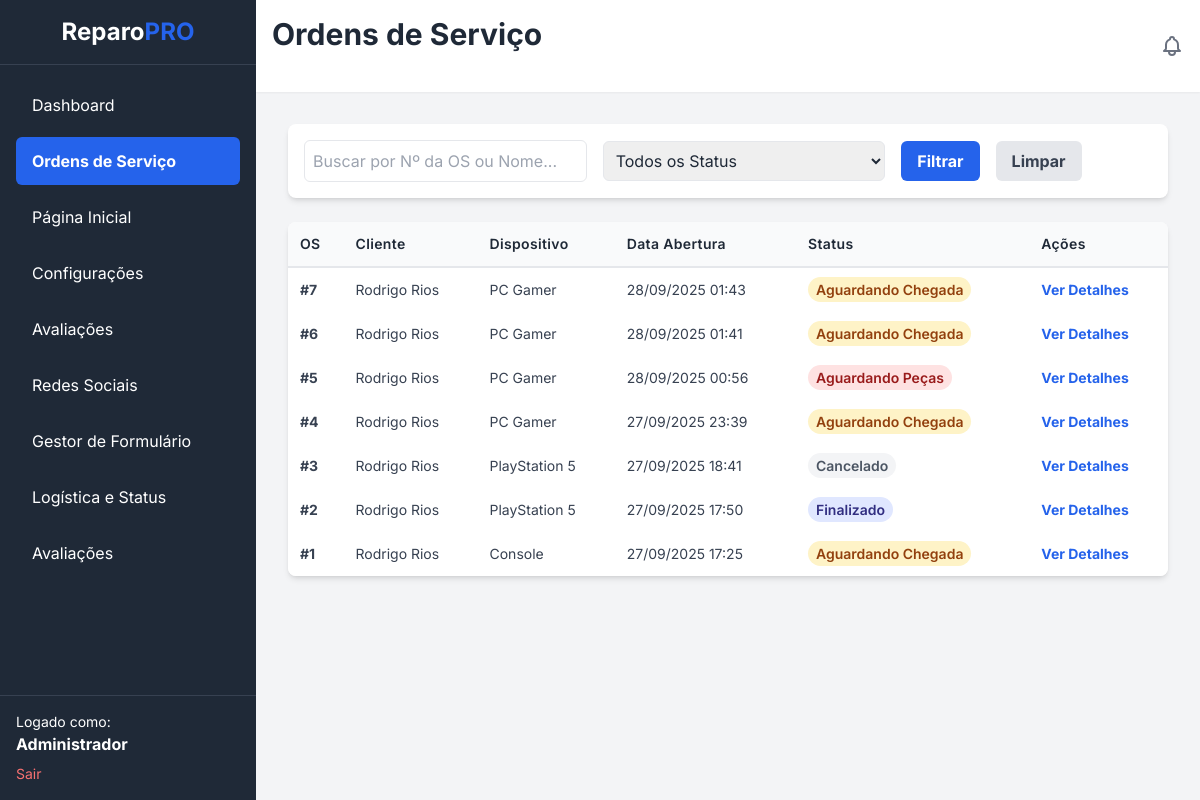
The app's page /admin/os_list.php (signed in) with its own data.
### tables this page shows
CREATE TABLE `ordens_servico`  (
  `id` int NOT NULL AUTO_INCREMENT,
  `cliente_nome` varchar(255) NOT NULL,
  `cliente_whatsapp` varchar(20) NOT NULL,
  `cliente_email` varchar(255) NULL DEFAULT NULL,
  `cep` varchar(10) NOT NULL,
  `rua` varchar(255) NOT NULL,
  `numero` varchar(20) NULL DEFAULT NULL,
  `bairro` varchar(100) NOT NULL,
  `cidade` varchar(100) NOT NULL,
  `estado` varchar(2) NOT NULL,
  `dispositivo_categoria` varchar(100) NOT NULL,
  `dispositivo_marca` varchar(100) NULL DEFAULT NULL,
  `dispositivo_modelo` varchar(100) NULL DEFAULT NULL,
  `problemas_selecionados` text NULL,
  `descricao_problema` text NULL,
  `media_path` varchar(255) NULL DEFAULT NULL,
  `status` varchar(100) NOT NULL DEFAULT 'Aguardando Chegada',
  `codigo_rastreio_devolucao` varchar(100) NULL DEFAULT NULL,
  `valor_orcamento` decimal(10, 2) NULL DEFAULT NULL,
  `orcamento_status` enum('Pendente','Aprovado','Recusado') NOT NULL DEFAULT 'Pendente',
  `data_criacao` timestamp NOT NULL DEFAULT current_timestamp,
  `data_atualizacao` timestamp NOT NULL DEFAULT current_timestamp ON UPDATE CURRENT_TIMESTAMP,
  PRIMARY KEY (`id`) USING BTREE
);

### includes/functions.php (called while the page is built, shortened)
<?php
function sanitize_output($data) {
    return htmlspecialchars($data ?? '', ENT_QUOTES, 'UTF-8');
}
?>

### admin/os_list.php (the view, shortened to what this page needs)
<?php
include 'templates/header.php';
$params = [];
$sql = "SELECT o.id, o.cliente_nome, o.dispositivo_categoria, o.data_criacao, o.status, s.color_bg, s.color_text
        FROM ordens_servico o
        LEFT JOIN os_statuses s ON o.status = s.name";
$sql .= " ORDER BY o.data_criacao DESC";
$stmt = $pdo->prepare($sql);
$stmt->execute($params);
$ordens_servico = $stmt->fetchAll(PDO::FETCH_ASSOC);
?>
<h1 class="text-3xl font-bold mb-6">Ordens de Serviço</h1>
<div class="bg-white p-4 rounded-lg shadow-md mb-6 card">
    <form method="GET" action="os_list.php" class="flex flex-col md:flex-row gap-4 items-center">
        <input type="text" name="search" placeholder="Buscar por Nº da OS ou Nome..." value="<?php echo sanitize_output($_GET['search'] ?? ''); ?>" class="w-full md:w-1/3 p-2 border rounded-md">
        <select name="status" class="w-full md:w-1/3 p-2 border rounded-md">
            <option value="">Todos os Status</option>
        </select>
        <button type="submit" class="w-full md:w-auto brand-bg text-white font-bold py-2 px-4 rounded-md">Filtrar</button>
        <a href="os_list.php" class="w-full md:w-auto text-center bg-gray-200 text-gray-700 font-bold py-2 px-4 rounded-md">Limpar</a>
    </form>
</div>
<div class="bg-white rounded-lg shadow-md overflow-x-auto card">
    <table class="w-full table-auto">
        <thead class="bg-gray-50 border-b-2 border-gray-200">
            <tr>
                <th class="p-3 text-sm font-semibold tracking-wide text-left">OS</th>
                <th class="p-3 text-sm font-semibold tracking-wide text-left">Cliente</th>
                <th class="p-3 text-sm font-semibold tracking-wide text-left">Dispositivo</th>
                <th class="p-3 text-sm font-semibold tracking-wide text-left">Data Abertura</th>
                <th class="p-3 text-sm font-semibold tracking-wide text-left">Status</th>
                <th class="p-3 text-sm font-semibold tracking-wide text-left">Ações</th>
            </tr>
        </thead>
        <tbody>
            <?php if (empty($ordens_servico)): ?>
                <tr><td colspan="6" class="p-3 text-center text-gray-500">Nenhuma Ordem de Serviço encontrada.</td></tr>
            <?php else: foreach ($ordens_servico as $os): ?>
                <tr class="bg-white hover:bg-gray-50">
                    <td class="p-3 text-sm text-gray-700 font-bold">#<?php echo $os['id']; ?></td>
                    <td class="p-3 text-sm text-gray-700"><?php echo sanitize_output($os['cliente_nome']); ?></td>
                    <td class="p-3 text-sm text-gray-700"><?php echo sanitize_output($os['dispositivo_categoria']); ?></td>
                    <td class="p-3 text-sm text-gray-700"><?php echo date('d/m/Y H:i', strtotime($os['data_criacao'])); ?></td>
                    <td class="p-3 text-sm"><span style="background-color:<?php echo $os['color_bg'] ?? '#EEE'; ?>; color:<?php echo $os['color_text'] ?? '#333'; ?>;" class="px-2 py-1 font-semibold leading-tight rounded-full"><?php echo sanitize_output($os['status']); ?></span></td>
                    <td class="p-3 text-sm"><a href="os_details.php?id=<?php echo $os['id']; ?>" class="brand-text font-bold hover:underline">Ver Detalhes</a></td>
                </tr>
            <?php endforeach; endif; ?>
        </tbody>
    </table>
</div>
<?php include 'templates/footer.php'; ?>

### records on screen
ordens_servico: id "7", cliente_nome "Rodrigo Rios", dispositivo_categoria "PC Gamer", data_criacao "28/09/2025 01:43", status "Aguardando Chegada"
ordens_servico: id "6", cliente_nome "Rodrigo Rios", dispositivo_categoria "PC Gamer", data_criacao "28/09/2025 01:41", status "Aguardando Chegada"
ordens_servico: id "5", cliente_nome "Rodrigo Rios", dispositivo_categoria "PC Gamer", data_criacao "28/09/2025 00:56", status "Aguardando Peças"
ordens_servico: id "4", cliente_nome "Rodrigo Rios", dispositivo_categoria "PC Gamer", data_criacao "27/09/2025 23:39", status "Aguardando Chegada"
ordens_servico: id "3", cliente_nome "Rodrigo Rios", dispositivo_categoria "PlayStation 5", data_criacao "27/09/2025 18:41", status "Cancelado"
ordens_servico: id "2", cliente_nome "Rodrigo Rios", dispositivo_categoria "PlayStation 5", data_criacao "27/09/2025 17:50", status "Finalizado"
ordens_servico: id "1", cliente_nome "Rodrigo Rios", dispositivo_categoria "Console", data_criacao "27/09/2025 17:25", status "Aguardando Chegada"

### other values on screen
sanitize_output($_SESSION['user_name']) "Administrador"
